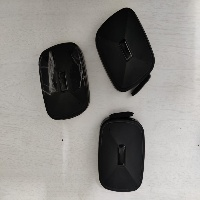
#> input picture images/devices_small.jpg, 200 x 200 px, given in place of giraffe.jpg, which was not available
$ jupyter execute --allow-errors 2_opencv_processing.ipynb   (shell and % lines are left out)   (text cells are left out)
#> lines starting #> are read from the running program, lines starting #| are printed output that depends on the picture; after the words box and inside, x2 and y2 are one past the last pixel; in counts of white or black regions, pixels touching at a corner belong together; pictures that were not available may be replaced by others from this repository, and a replacement may not be noted
[cell 1]
import numpy as np
import cv2 as cv2


import matplotlib as mpl
import matplotlib.pyplot as plt
mpl.rc('axes', labelsize=14)
mpl.rc('xtick', labelsize=12)
mpl.rc('ytick', labelsize=12)

[cell 2]
#Routine to fix
def fixColor(image):
    return(cv2.cvtColor(image, cv2.COLOR_BGR2RGB))

[cell 3]
image=cv2.imread("images/giraffe.jpg")
#> image is the input picture: shape (200, 200, 3); mean B, G, R 137, 140.6, 142.9

[cell 4]
plt.imshow(image)

[cell 5]
#Note the impact of the correct color scheme
plt.imshow(fixColor(image))

[cell 6]
#Translation matrix the first row moves pixels horizontally and the second row moves in vertically.
M = np.float32([[1, 0, 250], [0, 1, 500]])

[cell 7]
shifted = cv2.warpAffine(image, M, (image.shape[1], image.shape
[0]))
#> shifted: shape (200, 200, 3); every value is 0
plt.imshow(shifted)

[cell 8]
#Changed the pixel directions to move image left and up
M = np.float32([[1, 0, -250], [0, 1, -500]])
shifted = cv2.warpAffine(image, M, (image.shape[1], image.shape
[0]))
plt.imshow(shifted)

[cell 9]
(height, width, channels) = image.shape
#> height = 200; width = 200; channels = 3
centre=(width//2, height//2)
#> centre = (100, 100)

[cell 10]
M = cv2.getRotationMatrix2D(centre, 45, 1.0)
rotated = cv2.warpAffine(image, M, (width, height))
plt.imshow(rotated)

[cell 11]
M = cv2.getRotationMatrix2D(centre, 90, 1.0)
rotated = cv2.warpAffine(image, M, (width, height))
plt.imshow(rotated)

[cell 12]
M = cv2.getRotationMatrix2D(centre, 180, 1.0)
rotated = cv2.warpAffine(image, M, (width, height))
plt.imshow(rotated)

[cell 13]
M = cv2.getRotationMatrix2D(centre, -90, 1.0)
rotated = cv2.warpAffine(image, M, (width, height))
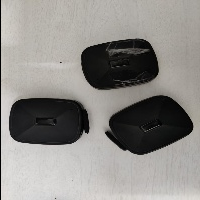
#> rotated: shape (200, 200, 3); mean B, G, R 136.2, 139.8, 142.1
plt.imshow(rotated)

[cell 14]
#Here we rezise setting width to 150 and scale the height accordingly
r = 150.0 / image.shape[1]
#> r = 0.75
dim = (150, int(image.shape[0] * r))
#> dim = (150, 150)
resized = cv2.resize(image, dim, interpolation = cv2.INTER_AREA)
plt.imshow(resized)

[cell 15]
#Here we rezise setting height to 150 and scale the width accordingly
r = 150.0 / image.shape[0]
dim = ( int(image.shape[1] * r), 150)
resized = cv2.resize(image, dim, interpolation = cv2.INTER_AREA)
plt.imshow(resized)

[cell 16]
cv2.imwrite('giraffe_resize.png', image)
#> Out = True

[cell 17]
#Flipping acros y-axis
flipped = cv2.flip(image, 1)
plt.imshow(flipped)

[cell 18]
#flipping along x-axis
flipped = cv2.flip(image, 0)
plt.imshow(flipped)

[cell 19]
#flipping along x and y axes
flipped = cv2.flip(image, -1)
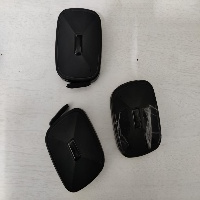
#> flipped: shape (200, 200, 3); mean B, G, R 137, 140.6, 142.9
plt.imshow(flipped)

[cell 20]
cropped_image=image[900:2650, 50:1500]
#> cropped_image = empty array
#> (the rest of this cell did not finish here and is left out)

[cell 21]
print("max of 255: {}".format(cv2.add(np.uint8([200]), np.uint8
([100]))))
print("min of 0: {}".format(cv2.subtract(np.uint8([50]), np.uint8
([100]))))

[cell 22]
print("wrap around: {}".format(np.uint8([200]) + np.uint8([100])))
print("wrap around: {}".format(np.uint8([50]) - np.uint8([100])))

[cell 23]
import numpy as np
import cv2 as cv2
#CV2 addition causes images to look whiter
image=cv2.imread("images/giraffe.jpg")
M = np.ones(image.shape, dtype = "uint8") * 100
added = cv2.add(image, M)
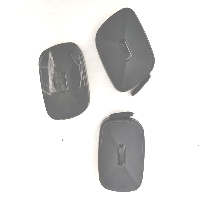
#> added: shape (200, 200, 3); mean B, G, R 220.4, 221, 221.2
plt.imshow(added)

[cell 24]
#Subtraction will make the image blacker
M = np.ones(image.shape, dtype = "uint8") * 50
subtracted = cv2.subtract(image, M)
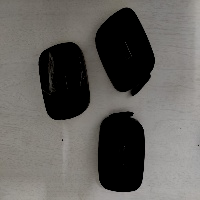
#> subtracted: shape (200, 200, 3); mean B, G, R 94.1, 97.7, 100
plt.imshow(subtracted)

[cell 25]
#Creating a square
square = np.zeros((300, 300), dtype = "uint8")
cv2.rectangle(square, (25, 25), (275, 275), 255, -1)
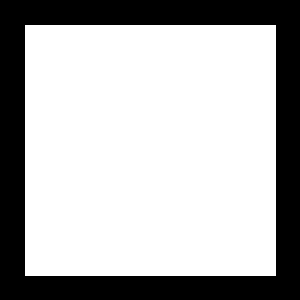
#> square: shape (300, 300); 70% white; 1 black region, box (x1, y1, x2, y2) and area: (0, 0, 300, 300) 26999
plt.imshow(fixColor(square))

[cell 26]
#Creating a circle
circle = np.zeros((300, 300), dtype = "uint8")
cv2.circle(circle, (150, 150), 150, 255, -1)
#> circle: shape (300, 300); 78.5% white; 4 black regions, box (x1, y1, x2, y2) and area: (0, 0, 150, 150) 4980, (151, 0, 300, 133) 4830, (0, 151, 133, 300) 4830, (168, 168, 300, 300) 4681
plt.imshow(fixColor(circle))

[cell 27]
bitwiseAnd = cv2.bitwise_and(square, circle)
plt.imshow(fixColor(bitwiseAnd))
#> bitwiseAnd: shape (300, 300); 66.4% white; 1 black region, box (x1, y1, x2, y2) and area: (0, 0, 300, 300) 30235

[cell 28]
bitwiseOr = cv2.bitwise_or(square, circle)
plt.imshow(fixColor(bitwiseOr))
#> bitwiseOr: shape (300, 300); 82.1% white; 4 black regions, box (x1, y1, x2, y2) and area: (0, 0, 150, 150) 4171, (151, 0, 300, 133) 4021, (0, 151, 133, 300) 4021, (168, 168, 300, 300) 3872

[cell 29]
bitwiseXor = cv2.bitwise_xor(square, circle)
plt.imshow(bitwiseXor)
plt.imshow(cv2.cvtColor(bitwiseXor, cv2.COLOR_BGR2RGB))
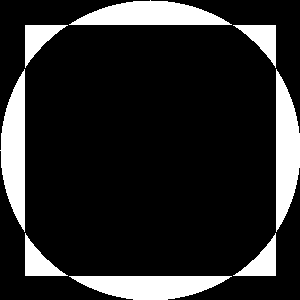
#> bitwiseXor: shape (300, 300); 15.7% white; 8 white regions, largest, box (x1, y1, x2, y2) and area: (69, 0, 232, 25) 2729, (0, 69, 25, 232) 2729, (276, 69, 300, 232) 2728

[cell 30]
bitwiseNot = cv2.bitwise_not(circle)
plt.imshow(bitwiseNot)
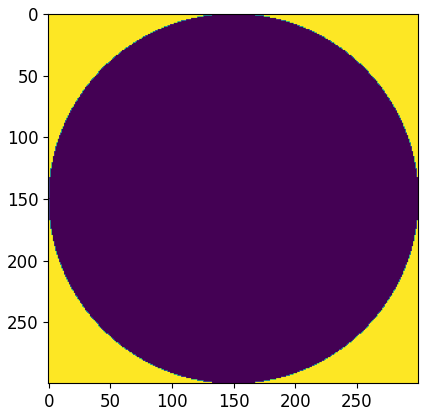
#> figure drawn by matplotlib, 1 panel

[cell 31]
image=cv2.imread("images/giraffe.jpg")

#Create a mask which is captures a 1500 pixel square from the centre of the image

#First step is initialisation of an array of the same size of the picture
mask = np.zeros(image.shape[:2], dtype = "uint8")
#Identifying the center of the image
(cX, cY) = (image.shape[1] // 2, image.shape[0] // 2)
#> cX = 100; cY = 100
#Create the mask
cv2.rectangle(mask, (cX - 750, cY - 750), (cX + 750 , cY + 750), 255, -1)
#> mask: shape (200, 200); every value is 255
plt.imshow(mask)

[cell 32]
#Applying the mask and seeing the result
masked = cv2.bitwise_and(image, image, mask = mask)
plt.imshow(masked)

[cell 33]
image=cv2.imread("images/rainbow.jpg")
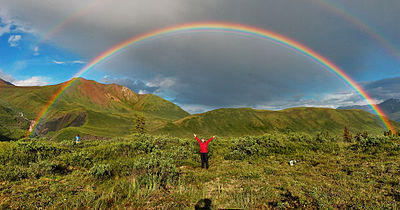
#> input picture images/rainbow.jpg, 400 x 210 px
#> image is the input picture: shape (210, 400, 3); mean B, G, R 89.4, 114.5, 111.4
plt.imshow(fixColor(image))

[cell 34]
#splitting and displaying individual channels
(B, G, R) = cv2.split(image)
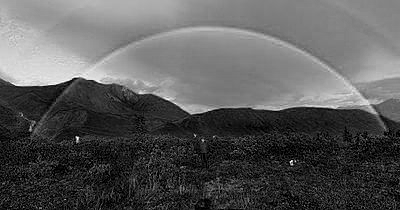
#> B: shape (210, 400); min 0, max 255, mean 89.4
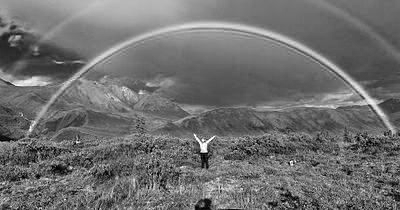
#> R: shape (210, 400); min 0, max 255, mean 111.4

[cell 35]
plt.imshow( fixColor(R))

[cell 36]
plt.imshow(fixColor(B))

[cell 37]
plt.imshow(fixColor(G))

[cell 38]
#Merging to display the full picture
merged = cv2.merge([B, G, R])
plt.imshow(fixColor(merged))

[cell 39]
image=cv2.imread("images/rainbow.jpg")

[cell 40]
gray = cv2.cvtColor(image, cv2.COLOR_BGR2GRAY)
plt.imshow(fixColor(gray))

[cell 41]
hsv = cv2.cvtColor(image, cv2.COLOR_BGR2HSV)
#> hsv: shape (210, 400, 3); mean H, S, V 57.8, 121.5, 128.6
plt.imshow(fixColor(hsv))
#> in fixColor (call 12), `return(cv2.cvtColor(image, cv2.COLOR_BGR2RGB))`: returned value: shape (210, 400, 3); mean H, S, V 128.6, 121.5, 57.8

[cell 42]
lab = cv2.cvtColor(image, cv2.COLOR_BGR2LAB)
#> lab: shape (210, 400, 3); mean of channels 0, 1, 2 121.3, 125, 141.7
plt.imshow(fixColor(lab))
#> in fixColor (call 13), `return(cv2.cvtColor(image, cv2.COLOR_BGR2RGB))`: returned value: shape (210, 400, 3); mean of channels 0, 1, 2 141.7, 125, 121.3

[cell 43]
yuv = cv2.cvtColor(image, cv2.COLOR_BGR2YUV)
#> yuv: shape (210, 400, 3); mean of channels 0, 1, 2 110.7, 117.5, 128.6
plt.imshow(fixColor(yuv))
#> in fixColor (call 14), `return(cv2.cvtColor(image, cv2.COLOR_BGR2RGB))`: returned value: shape (210, 400, 3); mean of channels 0, 1, 2 128.6, 117.5, 110.7
